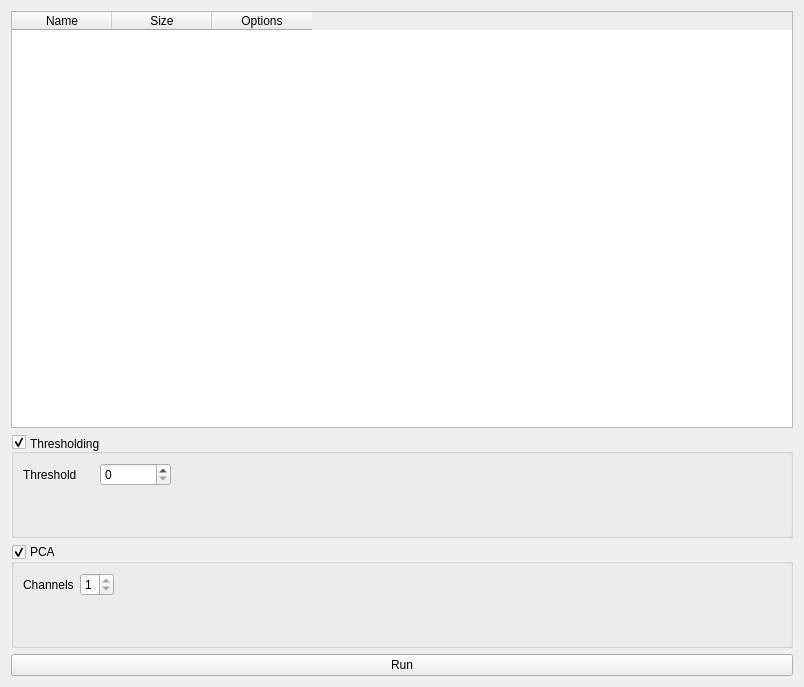
<?xml version="1.0" encoding="UTF-8"?>
<ui version="4.0">
 <class>ImageProcessing</class>
 <widget class="QWidget" name="ImageProcessing">
  <property name="geometry">
   <rect>
    <x>0</x>
    <y>0</y>
    <width>804</width>
    <height>687</height>
   </rect>
  </property>
  <property name="windowTitle">
   <string>Form</string>
  </property>
  <layout class="QVBoxLayout" name="verticalLayout">
   <item>
    <widget class="QTableWidget" name="imageTable">
     <property name="cornerButtonEnabled">
      <bool>false</bool>
     </property>
     <attribute name="horizontalHeaderCascadingSectionResizes">
      <bool>false</bool>
     </attribute>
     <attribute name="horizontalHeaderStretchLastSection">
      <bool>false</bool>
     </attribute>
     <attribute name="verticalHeaderCascadingSectionResizes">
      <bool>false</bool>
     </attribute>
     <attribute name="verticalHeaderStretchLastSection">
      <bool>false</bool>
     </attribute>
     <column>
      <property name="text">
       <string>Name</string>
      </property>
     </column>
     <column>
      <property name="text">
       <string>Size</string>
      </property>
     </column>
     <column>
      <property name="text">
       <string>Options</string>
      </property>
     </column>
    </widget>
   </item>
   <item>
    <widget class="QGroupBox" name="ThresholdingBox">
     <property name="title">
      <string>Thresholding</string>
     </property>
     <property name="alignment">
      <set>Qt::AlignmentFlag::AlignBottom|Qt::AlignmentFlag::AlignLeading|Qt::AlignmentFlag::AlignLeft</set>
     </property>
     <property name="checkable">
      <bool>true</bool>
     </property>
     <layout class="QVBoxLayout" name="verticalLayout_2">
      <item>
       <layout class="QHBoxLayout" name="horizontalLayout_2">
        <item>
         <widget class="QLabel" name="label">
          <property name="text">
           <string>Threshold</string>
          </property>
         </widget>
        </item>
        <item>
         <widget class="QDoubleSpinBox" name="thresholdValue">
          <property name="decimals">
           <number>0</number>
          </property>
          <property name="stepType">
           <enum>QAbstractSpinBox::StepType::DefaultStepType</enum>
          </property>
         </widget>
        </item>
        <item>
         <spacer name="horizontalSpacer">
          <property name="orientation">
           <enum>Qt::Orientation::Horizontal</enum>
          </property>
          <property name="sizeType">
           <enum>QSizePolicy::Policy::Fixed</enum>
          </property>
          <property name="sizeHint" stdset="0">
           <size>
            <width>610</width>
            <height>20</height>
           </size>
          </property>
         </spacer>
        </item>
       </layout>
      </item>
      <item>
       <spacer name="verticalSpacer">
        <property name="orientation">
         <enum>Qt::Orientation::Vertical</enum>
        </property>
        <property name="sizeType">
         <enum>QSizePolicy::Policy::Preferred</enum>
        </property>
        <property name="sizeHint" stdset="0">
         <size>
          <width>20</width>
          <height>40</height>
         </size>
        </property>
       </spacer>
      </item>
     </layout>
    </widget>
   </item>
   <item>
    <widget class="QGroupBox" name="PcaBox">
     <property name="title">
      <string>PCA</string>
     </property>
     <property name="checkable">
      <bool>true</bool>
     </property>
     <layout class="QVBoxLayout" name="verticalLayout_4">
      <item>
       <layout class="QHBoxLayout" name="horizontalLayout_3">
        <item>
         <widget class="QLabel" name="label_2">
          <property name="text">
           <string>Channels</string>
          </property>
         </widget>
        </item>
        <item>
         <widget class="QDoubleSpinBox" name="pcaChannels">
          <property name="decimals">
           <number>0</number>
          </property>
          <property name="minimum">
           <double>1.000000000000000</double>
          </property>
          <property name="maximum">
           <double>1.000000000000000</double>
          </property>
          <property name="value">
           <double>1.000000000000000</double>
          </property>
         </widget>
        </item>
        <item>
         <spacer name="horizontalSpacer_2">
          <property name="orientation">
           <enum>Qt::Orientation::Horizontal</enum>
          </property>
          <property name="sizeHint" stdset="0">
           <size>
            <width>40</width>
            <height>20</height>
           </size>
          </property>
         </spacer>
        </item>
       </layout>
      </item>
      <item>
       <spacer name="verticalSpacer_2">
        <property name="orientation">
         <enum>Qt::Orientation::Vertical</enum>
        </property>
        <property name="sizeType">
         <enum>QSizePolicy::Policy::Preferred</enum>
        </property>
        <property name="sizeHint" stdset="0">
         <size>
          <width>20</width>
          <height>40</height>
         </size>
        </property>
       </spacer>
      </item>
     </layout>
    </widget>
   </item>
   <item>
    <widget class="QPushButton" name="runButton">
     <property name="text">
      <string>Run</string>
     </property>
    </widget>
   </item>
  </layout>
 </widget>
 <resources/>
 <connections/>
</ui>
